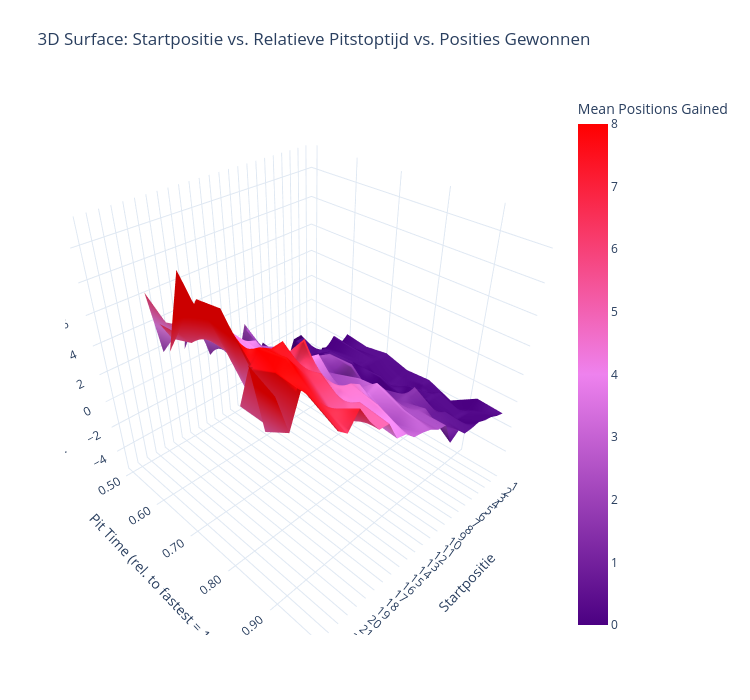

Source (notebook cell):
### Code cell
import pandas as pd
import numpy as np
import plotly.graph_objects as go

# 1. Laad je samengestelde CSV-bestand
df = pd.read_csv("driver_race_pit_analysis_1994_2022.csv")

# 2. Selecteer relevante kolommen en verwijder ontbrekende waarden
df = df.dropna(subset=["start_pos", "pit_time_pct", "positions_gained"])[
    ["start_pos", "pit_time_pct", "positions_gained"]
]

# 3. Zet startpositie naar gehele getallen
df["start_pos"] = df["start_pos"].astype(int)

# 4. Definieer vaste grid: startposities 1 t/m 24 (X), 20 bins pit_time_pct (Y)
x_vals = np.arange(1, 25)  # Startpositie
y_bins = np.linspace(df["pit_time_pct"].min(), df["pit_time_pct"].max(), 20)
y_vals = (y_bins[:-1] + y_bins[1:]) / 2  # Middens van de pit_time bins

# 5. Bereken Z: gemiddeld aantal gewonnen posities per (start_pos, pit_bin)
Z = np.full((len(x_vals), len(y_vals)), np.nan)

for i, x in enumerate(x_vals):
    subset = df[df["start_pos"] == x]
    inds = np.digitize(subset["pit_time_pct"], y_bins) - 1
    for j in range(len(y_vals)):
        vals = subset.loc[inds == j, "positions_gained"]
        if len(vals) >= 5:
            Z[i, j] = vals.mean()

# 6. Maak 3D surface plot, let op: Z moet getransposed worden!
fig = go.Figure(data=go.Surface(
    x=x_vals,             # Startpositie
    y=y_vals,             # Relatieve pit time
    z=Z.T,                # Transpose nodig voor juiste as-toewijzing
    colorscale=[
    [0.0, "indigo"],    # lage waarden (weinig posities gewonnen)
    [0.5, "violet"],    # middengebied
    [1.0, "red"]        # hoge waarden (veel posities gewonnen)
    ],
    cmin=0,
    cmax=8,
    colorbar=dict(title="Mean Positions\nGained")
))

# 7. Layout instellingen
fig.update_layout(
    title="3D Surface: Startpositie vs. Relatieve Pitstoptijd vs. Posities Gewonnen",
    scene=dict(
        xaxis_title="Startpositie",
        yaxis_title="Pit Time (rel. to fastest = 1.0)",
        zaxis_title="Mean Posities Gained",
        xaxis=dict(dtick=1),
        yaxis=dict(tickformat=".2f")
    ),
    width=780,
    height=700,
    margin=dict(l=65, r=50, b=65, t=90),
    template="plotly_white"
)

fig.show()

### Figure 1 — Plotly figure (JSON) as saved in the notebook; plotly's stock layout.template omitted (floating-point values rounded to 4 significant figures; data arrays with more than 128 entries replaced by an {"elided": "..."} marker saying what was removed)
{"data": [{"cmax": 8, "cmin": 0, "colorbar": {"title": {"text": "Mean Positions\nGained"}}, "colorscale": [[0, "indigo"], [0.5, "violet"], [1, "red"]], "type": "surface", "x": [1, 2, 3, 4, 5, 6, 7, 8, 9, 10, 11, 12, 13, 14, 15, 16, 17, 18, 19, 20, 21, 22, 23, 24], "y": [0.02632, 0.07895, 0.1316, 0.1842, 0.2368, 0.2895, 0.3421, 0.3947, 0.4474, 0.5, 0.5526, 0.6053, 0.6579, 0.7105, 0.7632, 0.8158, 0.8684, 0.9211, 0.9737], "z": {"elided": "19x24 float values"}}], "layout": {"height": 700, "margin": {"b": 65, "l": 65, "r": 50, "t": 90}, "scene": {"xaxis": {"dtick": 1, "title": {"text": "Startpositie"}}, "yaxis": {"tickformat": ".2f", "title": {"text": "Pit Time (rel. to fastest = 1.0)"}}, "zaxis": {"title": {"text": "Mean Posities Gained"}}}, "title": {"text": "3D Surface: Startpositie vs. Relatieve Pitstoptijd vs. Posities Gewonnen"}, "width": 750}}
